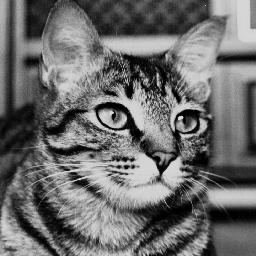
#> input picture cs355Notebooks/lab2/cat.jpg, 256 x 256 px
$ python lab2.py
#> lines starting #> are read from the running program, lines starting #| are printed output that depends on the picture
from matplotlib.pyplot import imread
import matplotlib.pyplot as plt
import matplotlib.colors as mcolors
import numpy as np

cat = imread('cat.jpg')
#> cat is the input picture: shape (256, 256); min 0, max 240, mean 108.4
cat = np.matrix(cat, dtype=np.int32)
plt.imshow(cat, cmap="Greys_r", vmin=0)
plt.show()


# peacock = imread('peacock.png')
# # peacock = np.matrix(peacock, dtype=np.int32)
# plt.imshow(peacock, cmap="Greys_r", vmin=0)
# plt.show()

# Takes in a grayscale image and returns the brightened version of that image according to a
# passed in parameter. Use a max image value of 255.

# new_image = (old_image) × (contrast/127 + 1) - contrast + brightness
# [33 lines left out: functions brightAdjust, test_bright, contrastAdjust, not called in this run]


def print_original(cat):
    plt.imshow(cat, cmap="Greys_r", vmin=0)
    plt.title("Original")
    plt.show()


# Function 2: Contrast Adjustment
# [76 lines left out: functions test_contrast, thresholder, test_threshold, cropper, test_cropper, not called in this run]


def scaler(image):
    new_image = image.copy()
    y, x = new_image.shape
#> y = 256; x = 256
    new_image = new_image[::2, ::2]
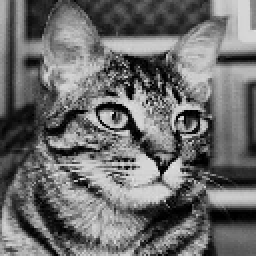
#> new_image: shape (128, 128) int32 (shown 2 times larger); min 0, max 231, mean 108.4
    return new_image


def test_scalar():
    scaled_cat = scaler(cat)

    fig = plt.figure()
    ax1 = fig.add_subplot(1, 2, 1)
    ax1.imshow(cat, cmap="Greys_r", vmin=0, vmax=255);
    ax1.set_title("Original")
    ax2 = fig.add_subplot(1, 2, 2)
    ax2.imshow(scaled_cat, cmap="Greys_r", vmin=0, vmax=255);
    ax2.set_title("Scaled")
    plt.show()
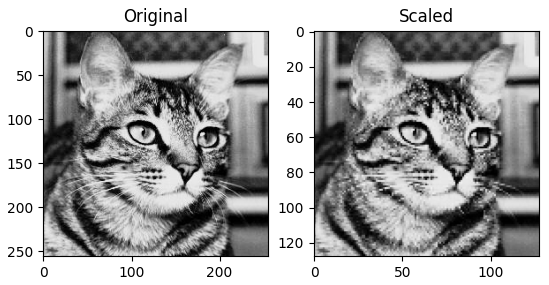
#> figure drawn by matplotlib, 2 panels


# [8 lines of commented-out code are left out]
test_scalar()
print_original(cat)

$ run again, with cs355Notebooks/lab2/peacock.png saved as cs355Notebooks/lab2/cat.jpg
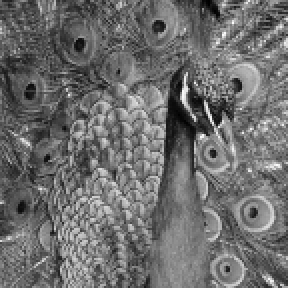
#> input picture cs355Notebooks/lab2/peacock.png, 144 x 144 px (shown 2 times larger)
#> cat is the input picture: shape (144, 144); min 0, max 252, mean 109.4
#> in scaler, `new_image = new_image[::2, ::2]`:
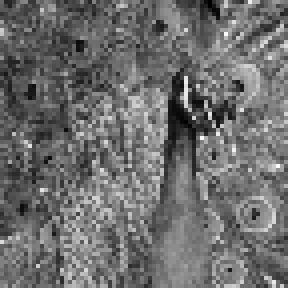
#> new_image: shape (72, 72) int32 (shown 4 times larger); min 0, max 251, mean 109.5
#> in test_scalar, `plt.show()`:
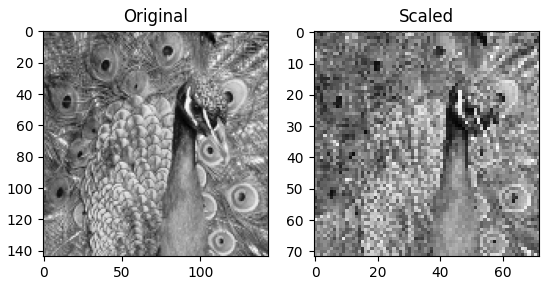
#> figure drawn by matplotlib, 2 panels
